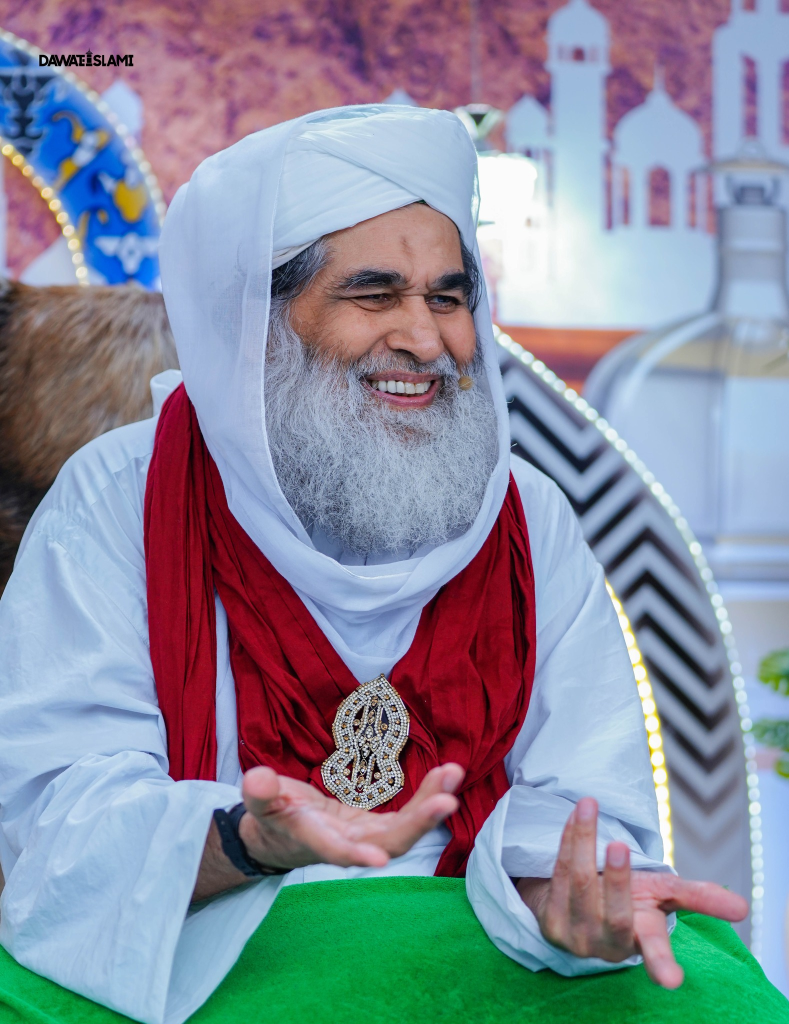
#> input picture assets/img/ext/1_founder_2044233964.jpeg, 1578 x 2048 px (shown at 1/2 size); its folder holds 4 pictures in this run
$ python optimize_images.py
#> lines starting #> are read from the running program, lines starting #| are printed output that depends on the picture
"""Make small, fast WebP copies of the downloaded pictures (assets/img/ext -> assets/img/opt).
Run after downloading pictures: python3 tools/optimize_images.py   (needs: pip install pillow)"""
from pathlib import Path
from PIL import Image

ROOT = Path(__file__).resolve().parent.parent
SRC, OUT = ROOT / "assets/img/ext", ROOT / "assets/img/opt"
OUT.mkdir(parents=True, exist_ok=True)
SMALL = {"founder": 420}          # pictures shown small get a smaller copy
for f in sorted(SRC.iterdir()):
    if f.suffix.lower() not in (".jpg", ".jpeg", ".png", ".webp"):
        continue
    dest = OUT / (f.name + ".webp")
    if dest.exists() and dest.stat().st_mtime >= f.stat().st_mtime:
        continue
    im = Image.open(f)
#> im is the input picture: PIL image 1578x2048 RGB; mean R, G, B 135.4, 140.2, 155.7
    im = im.convert("RGBA" if im.mode in ("RGBA", "LA", "P") else "RGB")
    width = next((w for k, w in SMALL.items() if k in f.name), 960)
    if im.width > width:
        im = im.resize((width, round(im.height * width / im.width)), Image.LANCZOS)
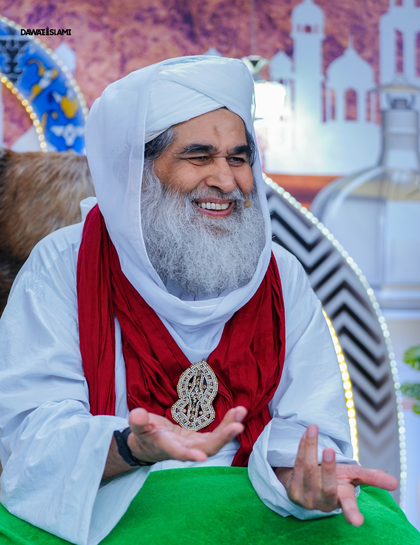
#> im: PIL image 420x545 RGB; mean R, G, B 135.4, 140.3, 155.7
    im.save(dest, "WEBP", quality=78, method=6)
    if im.width > 480:   # a smaller copy for phone-sized cards
        im.resize((480, round(im.height * 480 / im.width)), Image.LANCZOS).save(
            OUT / (f.name + ".480.webp"), "WEBP", quality=76, method=6)
    print(f"{f.name}: {f.stat().st_size // 1024} KB -> {dest.stat().st_size // 1024} KB")
